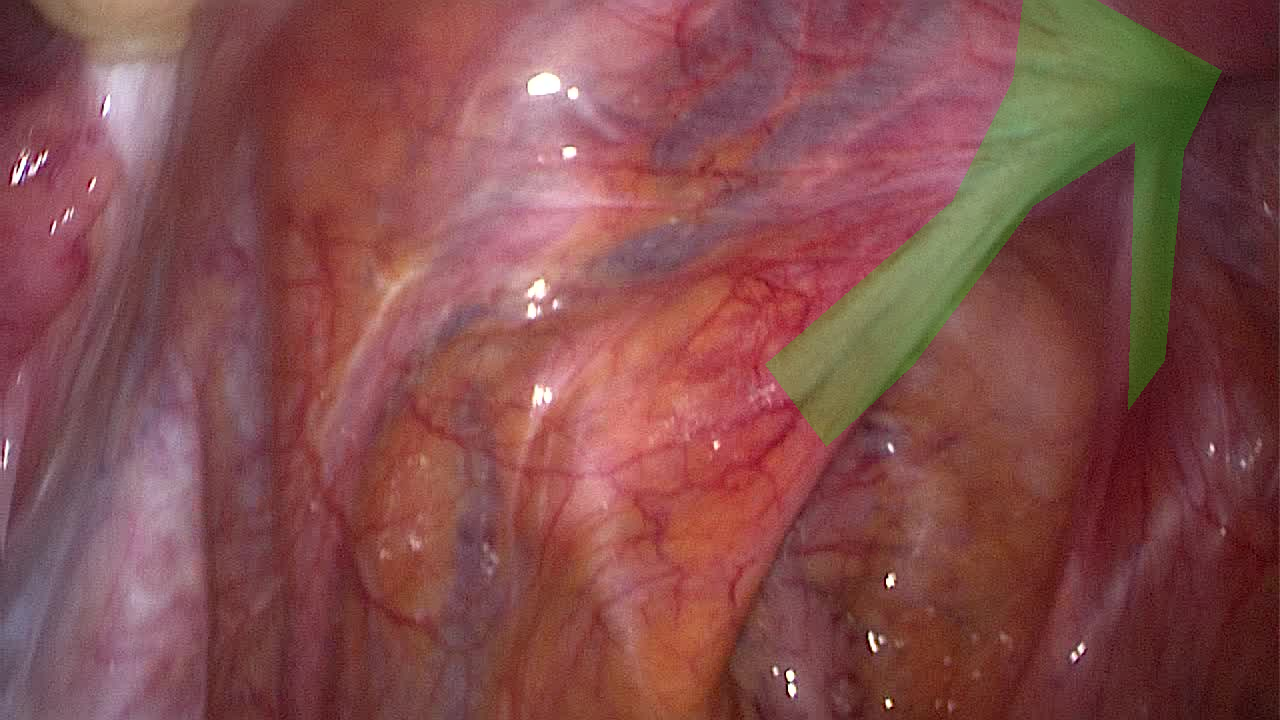
#> input picture final/bsp1_GY_20230601_054_VID001_trim1.mp4_00189.png, 1280 x 720 px, found by its file name
$ python find_ref_all.py
#> lines starting #> are read from the running program, lines starting #| are printed output that depends on the picture
import os.path

import cv2
from overlay_mask import *
import numpy as np
import matplotlib.pyplot as plt
ni_score=[]
je_score=[]
gi_score=[]
fi_score=[]
co_score=[]
ma_score=[]
er_score=[]
eb_score=[]

for which_class in ['Treat','Check']:
    # Load the three black and white masks
    image_name = 'bsp1_GY_20230601_054_VID001_trim1.mp4_00189.png'

    print(image_name)

    image_dir = 'annotationData26/image'
    mask1_dir = 'annotationData26/mask'+which_class+'_ni'
    mask2_dir = 'annotationData26/mask'+which_class+'_Je'
    mask3_dir = 'annotationData26/mask'+which_class+'_gi'
    mask4_dir = 'annotationData26/mask'+which_class+'_fi'
    mask5_dir = 'annotationData26/mask'+which_class+'_er'
    mask6_dir = 'annotationData26/mask' + which_class + '_eb'
    mask_consensus_dir = 'annotationData26/mask' + which_class + '_in'
    # mask_machine_dir = '/data/DATA/Incision_predictions/Batch8-9/all_data/mask/'+which_class
    # mask_machine_dir = '/Users/saman/Documents/data/DATA/incision/Batch22-model1-21/mask/'+which_class

    # image_name = 'FCF1_GY_20230127_059_VID001_trim1.mp4_00083.png'
    dest_folder = 'heatmap2/'
    mask1 = plt.imread(os.path.join(mask1_dir, image_name))
#> mask1 is the input picture: shape (720, 1280, 3) float32; mean R, G, B 0.517, 0.304, 0.3
    mask1 = cv2.imread(os.path.join(mask1_dir, image_name), 0) / 255
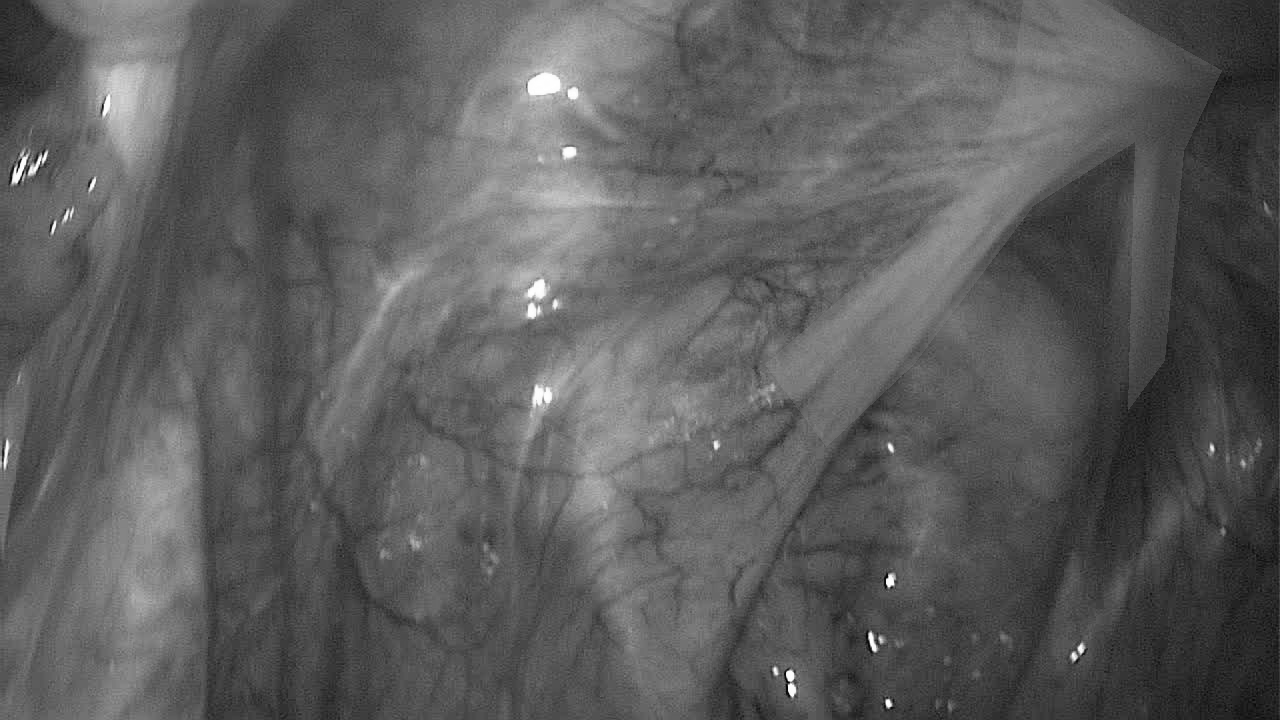
#> mask1: shape (720, 1280) float64; min 0.0196, max 1, mean 0.365
    print(type(mask1))
#| <class 'numpy.ndarray'>
    print(mask1.dtype)
#| float64

    mask2 = cv2.imread(os.path.join(mask2_dir, image_name), 0) / 255
    mask3 = cv2.imread(os.path.join(mask3_dir, image_name), 0) / 255
    mask4 = cv2.imread(os.path.join(mask4_dir, image_name), 0) / 255
    mask5 = cv2.imread(os.path.join(mask5_dir, image_name), 0) / 255
    mask6 = cv2.imread(os.path.join(mask6_dir, image_name), 0) / 255
    mask_consensus = cv2.imread(os.path.join(mask_consensus_dir, image_name), 0) / 255
    # mask_machine = cv2.imread(os.path.join(mask_machine_dir, image_name), 0) / 255


    # Create a new numpy array to represent the heatmap
    heatmap = np.ones((mask1.shape[0], mask1.shape[1], 3))

    # Loop over the pixels in the heatmap and assign a color based on the number of masks that have that pixel masked
    for i in range(mask1.shape[0]):
        for j in range(mask1.shape[1]):

            num_masks = mask1[i, j] + mask2[i, j] + mask3[i, j] + mask4[i, j]
            if num_masks == 0:
                heatmap[i, j] = [255, 255, 255]  # White color for unmasked pixels
            elif num_masks == 1:
                heatmap[i, j] = [0, 0, 255]  # Yellow color for pixels masked in one image
            elif num_masks == 2:
                heatmap[i, j] = [0, 255, 0]  # Orange color for pixels masked in two images
            elif num_masks == 3:
                heatmap[i, j] = [255, 255, 0]  # Red color for pixels masked in all three images
            else:
                heatmap[i, j] = [255, 0, 0]  # Red color for pixels masked in all three images
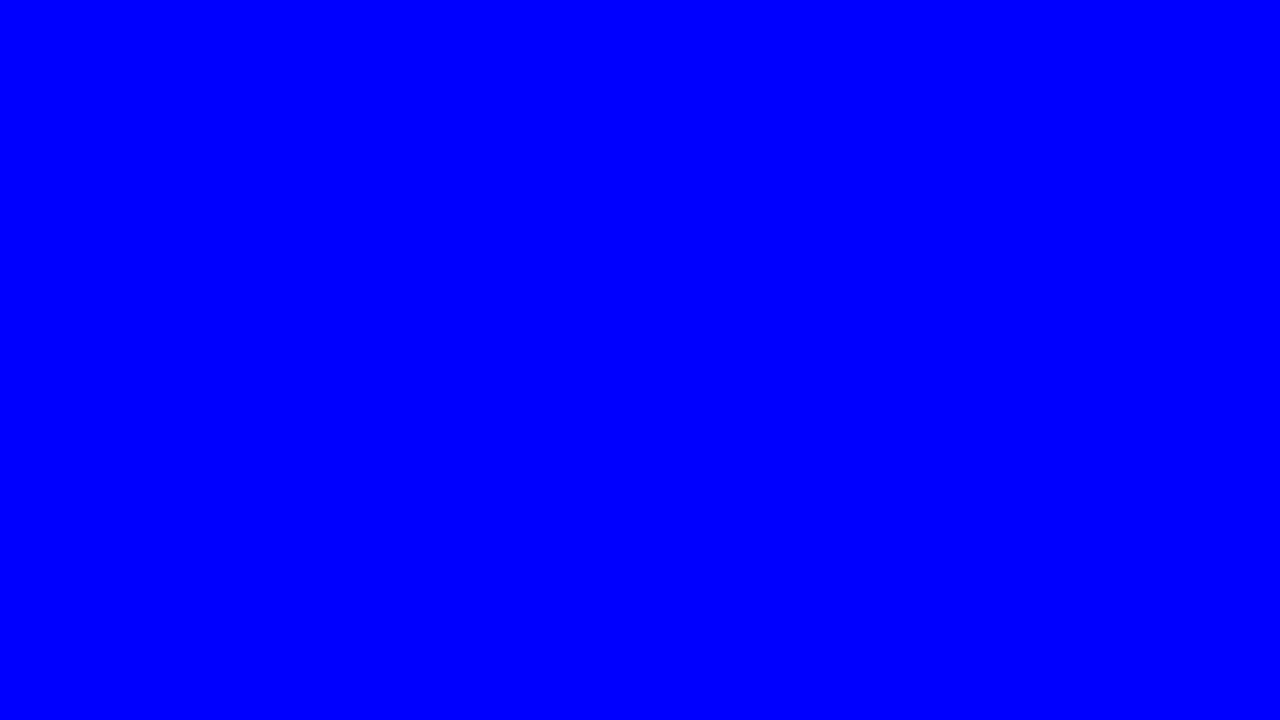
#> heatmap: shape (720, 1280, 3) float64; mean of channels 0, 1, 2 255, 0, 0; drawn as B, G, R

    image_orig = Image.open(os.path.join(image_dir, image_name))
    bg = image_orig.convert('RGB')
    overlay = Image.fromarray(heatmap.astype('uint8'), 'RGB')
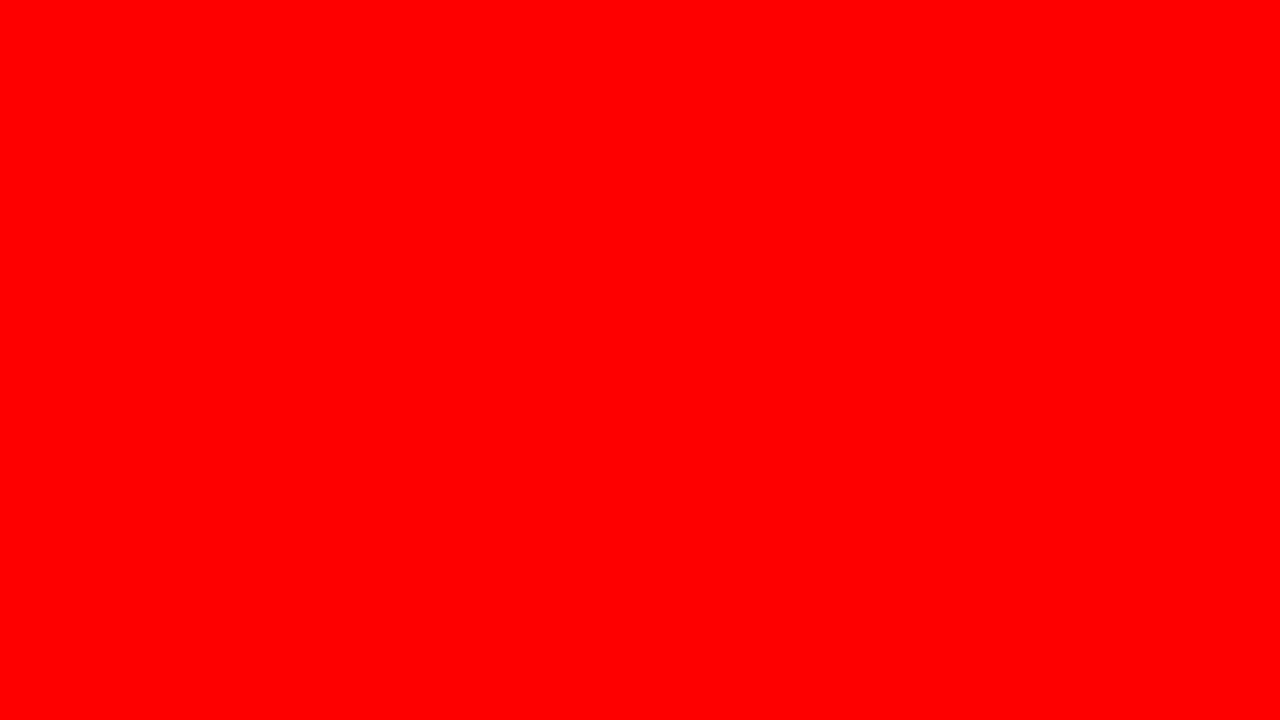
#> overlay: PIL image 1280x720 RGB; mean R, G, B 255, 0, 0

    mask = overlay.convert('L')
#> mask: PIL image 1280x720 L; every value is 76
    mask = mask.point(lambda p: 80 if p < 250 else 0)  # if the point is white it is become transparent
#> mask: PIL image 1280x720 L; every value is 80
    bg.paste(overlay, None, mask)  # paste the overlay to image when a mask exists
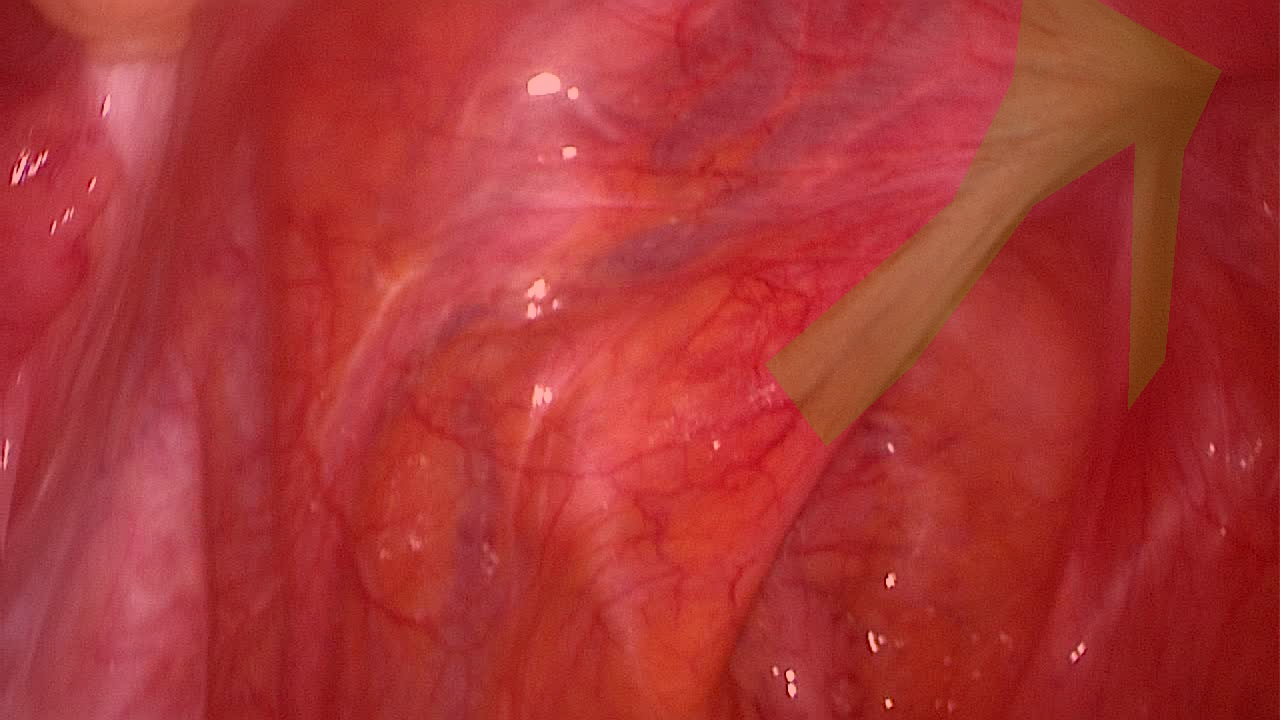
#> bg: PIL image 1280x720 RGB; mean R, G, B 170.5, 53.1, 52.5
    # bg.save(dest_folder + image_name)
    #####################################
    ref = mask1 + mask2 + mask4+ mask5 + mask6
    ref = cv2.normalize(ref, None, 0, 1, cv2.NORM_MINMAX)
    mask1 = cv2.normalize(mask1, None, 0, 1, cv2.NORM_MINMAX)
    mask2 = cv2.normalize(mask2, None, 0, 1, cv2.NORM_MINMAX)
    mask3 = cv2.normalize(mask3, None, 0, 1, cv2.NORM_MINMAX)
    mask4 = cv2.normalize(mask4, None, 0, 1, cv2.NORM_MINMAX)
    mask5 = cv2.normalize(mask5, None, 0, 1, cv2.NORM_MINMAX)
    mask6 = cv2.normalize(mask6, None, 0, 1, cv2.NORM_MINMAX)
    mask_consensus = cv2.normalize(mask_consensus, None, 0, 1, cv2.NORM_MINMAX)
    # mask_machine = cv2.normalize(mask_machine, None, 0, 1, cv2.NORM_MINMAX)

    ref = ref.flatten()/np.linalg.norm(ref.flatten())
    mask1 = mask1.flatten()/np.linalg.norm(mask1.flatten())
    mask2 = mask2.flatten()/np.linalg.norm(mask2.flatten())
    mask3 = mask3.flatten()/np.linalg.norm(mask3.flatten())
    mask4 = mask4.flatten()/np.linalg.norm(mask4.flatten())
    mask5 = mask5.flatten()/np.linalg.norm(mask5.flatten())
    mask6 = mask6.flatten()/np.linalg.norm(mask6.flatten())
    mask_consensus = mask_consensus.flatten()/np.linalg.norm(mask_consensus.flatten())
    # [9 lines of commented-out code are left out]

    ni_score.append(np.dot(ref.flatten(), mask1.flatten()))
    je_score.append(np.dot(ref.flatten(), mask2.flatten()))
    gi_score.append(np.dot(ref.flatten(), mask3.flatten()))
    fi_score.append(np.dot(ref.flatten(), mask4.flatten()))
    er_score.append(np.dot(ref.flatten(), mask5.flatten()))
    eb_score.append(np.dot(ref.flatten(), mask6.flatten()))
    co_score.append(np.dot(ref.flatten(), mask_consensus.flatten()))
    # ma_score.append(np.dot(ref.flatten(), mask_machine.flatten()))


#####################################vvv
########################################
image_orig = Image.open(os.path.join(image_dir, image_name))
def overlayMasks_incision(image_orig, mask1, mask2):
    # This function takes the two masks and overlay them to the image_orig
    bg = image_orig.convert('RGB')

    overlay = mask1.convert('RGB')
    overlay = reColor(overlay, color2=(255, 0, 0))

    overlay2 = mask2.convert('RGB')
    overlay2 = reColor(overlay2, color2=(0, 255, 0))

    # Replace (255,255,0) with (255,0,0)
    data1 = np.array(overlay)  # "data" is a height x width x 4 numpy array
    data2 = np.array(overlay2)  # "data" is a height x width x 4 numpy array
    data = data1 + data2
    red, green, blue = data.T  # Temporarily unpack the bands for readability
    two_colored_areas = (red == 255) & (blue == 0) & (green == 255)
    data[two_colored_areas.T] = (255, 0, 0)  # Transpose back neede
    overlay_final = Image.fromarray(data)
    mask_final = overlay_final.convert('L')
    mask_final = mask_final.point(lambda p: 60 if p > 5 else 0)

    bg.paste(overlay_final, None, mask_final)
    return bg


def initializeMask(size):
#> called with size = (1280, 720)
    a = Image.new(mode="RGBA", size=(size[0], size[1]), color="black")
    return a
from PIL import Image, ImageDraw, ImageFont

hh = 20
space_height = 150

maskH_N = initializeMask(image_orig.size)
maskS_N = initializeMask(image_orig.size)
maskH_F = initializeMask(image_orig.size)
maskS_F = initializeMask(image_orig.size)
maskH_G = initializeMask(image_orig.size)
maskS_G = initializeMask(image_orig.size)
maskH_J = initializeMask(image_orig.size)
maskS_J = initializeMask(image_orig.size)
maskH_C = initializeMask(image_orig.size)
maskS_C = initializeMask(image_orig.size)

maskH_N = Image.open(os.path.join('annotationData26', 'maskTreat_ni', image_name[:-4] + '.png'))
maskS_N = Image.open(os.path.join('annotationData26', 'maskCheck_ni', image_name[:-4] + '.png'))
maskH_J = Image.open(os.path.join('annotationData26', 'maskTreat_Je', image_name[:-4] + '.png'))
maskS_J = Image.open(os.path.join('annotationData26', 'maskCheck_Je', image_name[:-4] + '.png'))
maskH_G = Image.open(os.path.join('annotationData26', 'maskTreat_gi', image_name[:-4] + '.png'))
maskS_G = Image.open(os.path.join('annotationData26', 'maskCheck_gi', image_name[:-4] + '.png'))
maskH_F = Image.open(os.path.join('annotationData26', 'maskTreat_fi', image_name[:-4] + '.png'))
maskS_F = Image.open(os.path.join('annotationData26', 'maskCheck_fi', image_name[:-4] + '.png'))
maskH_C = Image.open(os.path.join('annotationData26', 'maskTreat_in', image_name[:-4] + '.png'))
maskS_C = Image.open(os.path.join('annotationData26', 'maskCheck_in', image_name[:-4] + '.png'))
maskH_ER = Image.open(os.path.join('annotationData26', 'maskTreat_er', image_name[:-4] + '.png'))
maskS_ER = Image.open(os.path.join('annotationData26', 'maskCheck_er', image_name[:-4] + '.png'))
maskH_EB = Image.open(os.path.join('annotationData26', 'maskTreat_eb', image_name[:-4] + '.png'))
maskS_EB = Image.open(os.path.join('annotationData26', 'maskCheck_eb', image_name[:-4] + '.png'))

#########################
#> (the run stopped early here; a loop or call above may not have finished)
